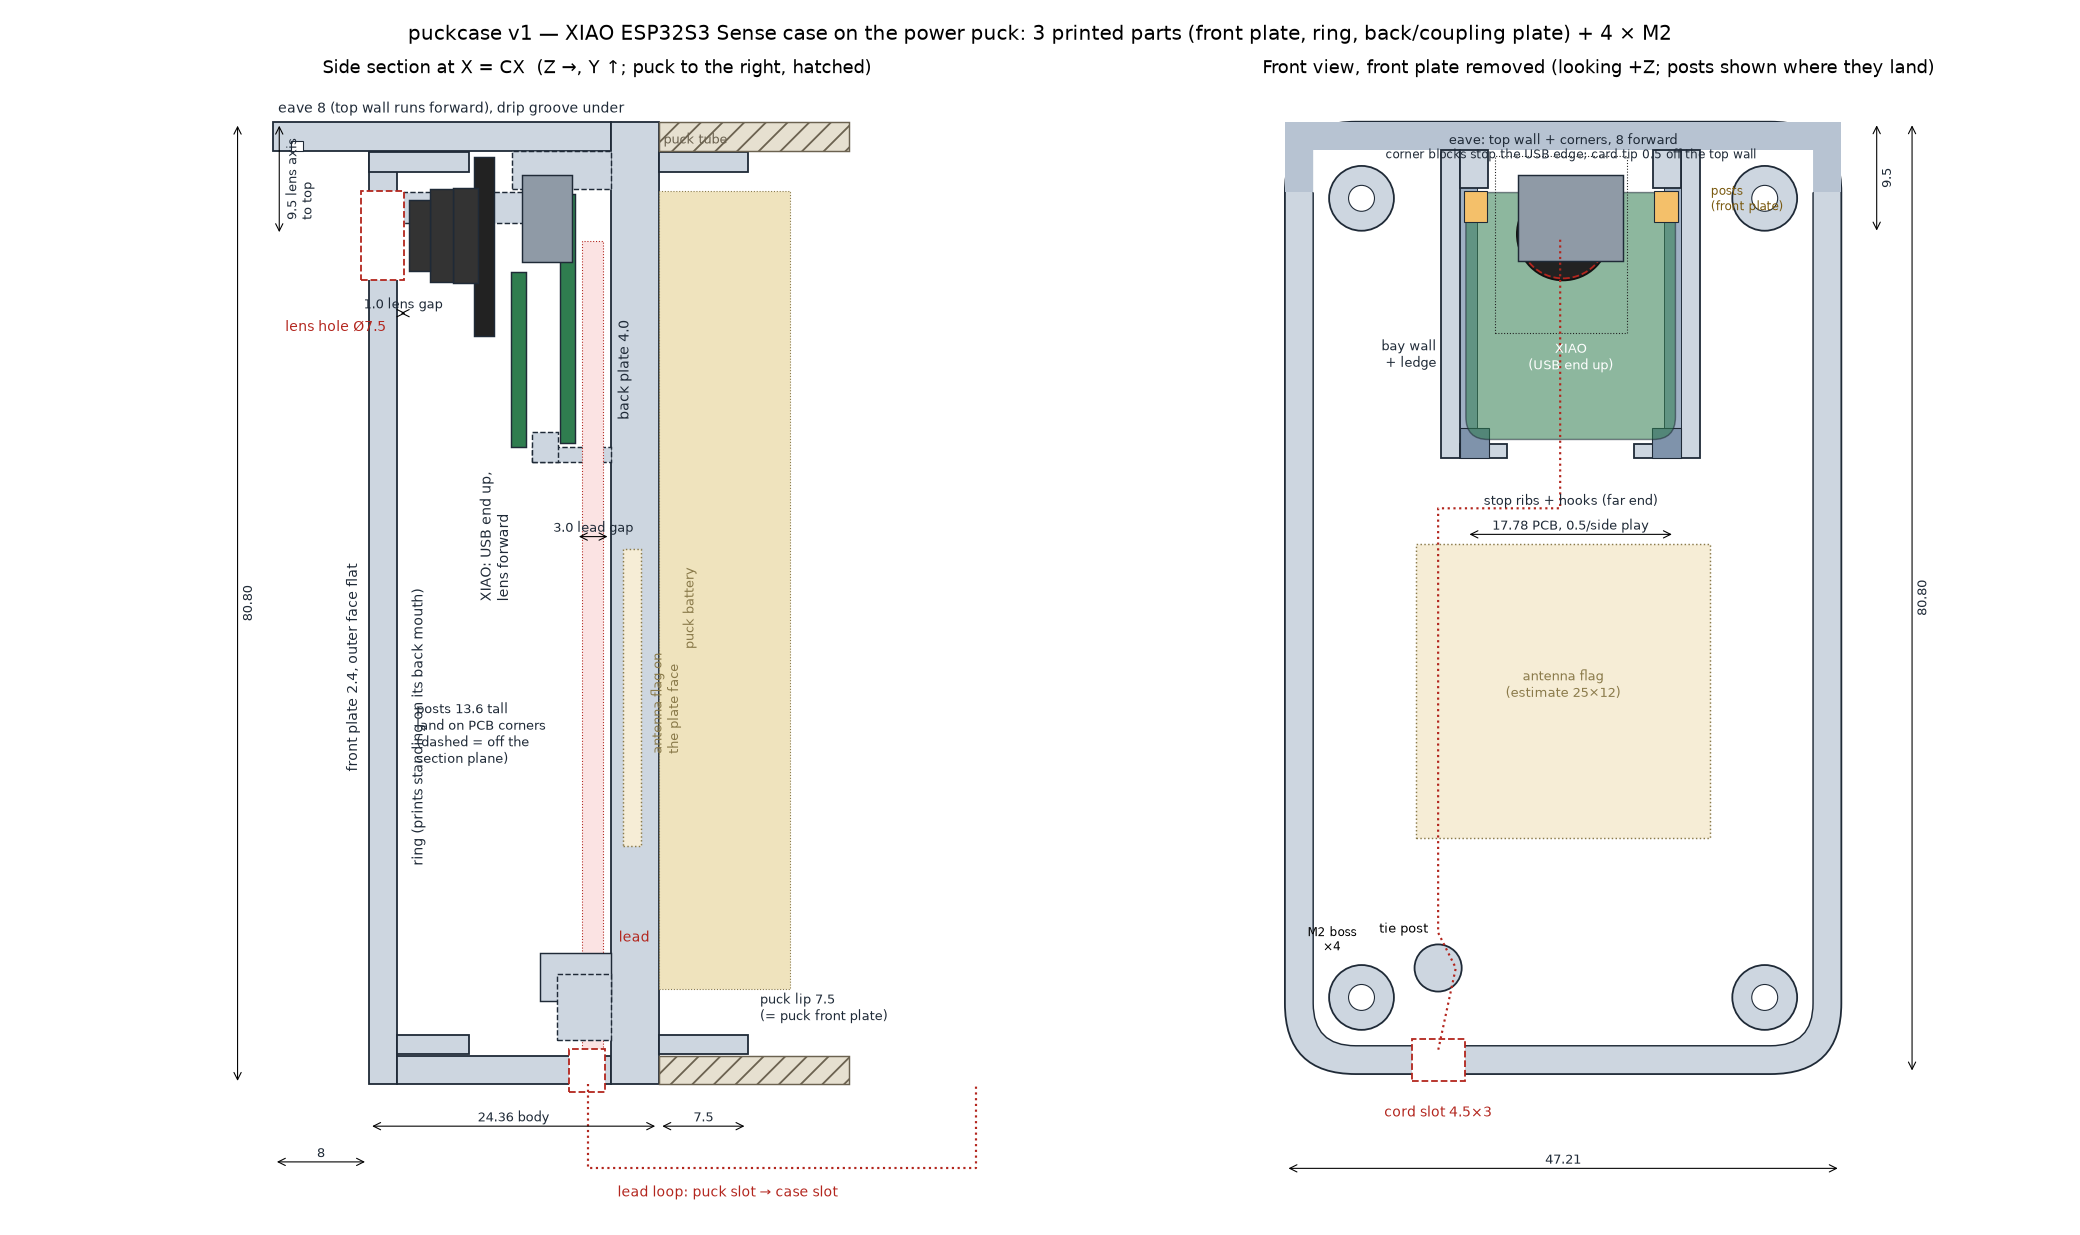

The Python source for this figure:
"""2D contract sketch for puckcase v1: side section at X = CX (Z right, Y up,
puck to the right) and a front view looking into the ring with the front
plate removed.  Drawing only — numbers are the design intent from DESIGN.md.
  ~/.claude/skills/cad/.venv/bin/python sketch_v1.py
"""
import matplotlib
matplotlib.use("Agg")
import matplotlib.pyplot as plt
from matplotlib.patches import Rectangle, Circle, FancyBboxPatch

OUT_W, OUT_H, WALL, R = 47.21, 80.8, 2.4, 6.0
CX = OUT_W / 2
Z_R0, Z_PLATE, Z_BACK, Z_LIP1 = 2.4, 20.36, 24.36, 31.86
EAVE = 8.0
XB0, YB0, ZB0 = 15.355, 74.79, 17.36          # board origin in case frame
LENS_Y = YB0 - 3.53

PRINT = dict(fc="#cdd6e0", ec="#1f2a37", lw=1.0)
PUCK = dict(fc="#e6e0d0", ec="#6b6250", lw=0.8, hatch="//")
PART = dict(ec="#1f2a37", lw=0.8)
L = dict(fontsize=8, color="#1f2a37")
RED = dict(fontsize=7.5, color="#b3261e")

def r(a, x0, y0, x1, y1, **kw):
    a.add_patch(Rectangle((x0, y0), x1 - x0, y1 - y0, **kw))

def dim(a, x0, y0, x1, y1, text, off=0.0, vertical=False, **kw):
    kw = dict(dict(fontsize=7, color="#1f2a37"), **kw)
    if vertical:
        a.annotate("", (x0 + off, y0), (x0 + off, y1), arrowprops=dict(arrowstyle="<->", lw=0.6))
        a.text(x0 + off + 0.4, (y0 + y1) / 2, text, va="center", rotation=90, **kw)
    else:
        a.annotate("", (x0, y0 + off), (x1, y0 + off), arrowprops=dict(arrowstyle="<->", lw=0.6))
        a.text((x0 + x1) / 2, y0 + off + 0.4, text, ha="center", **kw)

fig, (ax, af) = plt.subplots(1, 2, figsize=(16, 9.5), gridspec_kw={"width_ratios": [1.25, 1]})

# ------------------------------------------------------------- side section
a = ax
# front plate (top edge inside the eave: plate only to y 78.25 there)
r(a, 0, 0, 2.4, OUT_H - 2.55, **PRINT)
# front lip 2.4..8.4 (bottom + top)
r(a, 2.4, 2.55, 8.4, 4.15, **PRINT); r(a, 0, OUT_H - 4.15, 8.4, OUT_H - 2.55, **PRINT)
# ring walls bottom/top, top wall runs forward as the eave
r(a, 2.4, 0, Z_PLATE, 2.4, **PRINT)
r(a, -EAVE, OUT_H - 2.4, Z_PLATE, OUT_H, **PRINT)
r(a, -EAVE + 1.5, OUT_H - 2.4, -EAVE + 2.5, OUT_H - 1.6, fc="white", ec="#1f2a37", lw=0.6)   # drip groove
# back plate + puck lip
r(a, Z_PLATE, 0, Z_BACK, OUT_H, **PRINT)
r(a, Z_BACK, 2.55, Z_LIP1, 4.15, **PRINT); r(a, Z_BACK, OUT_H - 4.15, Z_LIP1, OUT_H - 2.55, **PRINT)
# puck tube (context)
r(a, Z_BACK, 0, Z_BACK + 16, 2.4, **PUCK); r(a, Z_BACK, OUT_H - 2.4, Z_BACK + 16, OUT_H, **PUCK)
r(a, Z_BACK, 8.0, Z_BACK + 11, 75.0, fc="#efe3bd", ec="#8a7a4a", lw=0.6, ls=":")   # puck battery
# bay features at the section plane: corner blocks / stop rib are off-plane; show ledge/hook zone dashed
r(a, 12.0, YB0 + 0.4, Z_PLATE, OUT_H - 2.4, fc="#cdd6e0", ec="#1f2a37", lw=0.8, ls="--")       # corner block (off-plane)
r(a, 13.73, YB0 - 22.5, Z_PLATE, YB0 - 21.3, fc="#cdd6e0", ec="#1f2a37", lw=0.8, ls="--")       # stop rib (off-plane)
r(a, 13.73, YB0 - 22.5, 15.91, YB0 - 20.0, fc="#cdd6e0", ec="#1f2a37", lw=0.8, ls="--")         # hook (off-plane)
r(a, 2.4, YB0 - 2.5, 16.01, YB0 + 0.1, fc="#cdd6e0", ec="#1f2a37", lw=0.8, ls="--")             # post (off-plane)
# board
r(a, ZB0 - 1.25, YB0 - 20.95, ZB0, YB0, fc="#2f7d4f", **PART)                       # base PCB
r(a, ZB0 - 5.43, YB0 - 21.25, ZB0 - 4.18, YB0 - 6.57, fc="#2f7d4f", **PART)         # expansion PCB
r(a, ZB0 - 4.46, YB0 + 1.53, ZB0 - 0.26, YB0 - 5.77, fc="#8f9aa6", **PART)          # USB-C shell
r(a, ZB0 - 8.5, YB0 + 3.11, ZB0 - 6.85, YB0 - 11.95, fc="#222", **PART)             # microSD card
r(a, ZB0 - 10.3, YB0 + 0.47, ZB0 - 8.2, YB0 - 7.53, fc="#333", **PART)              # camera head
r(a, ZB0 - 12.2, LENS_Y - 3.92, ZB0 - 10.3, LENS_Y + 3.92, fc="#333", **PART)       # barrel
r(a, ZB0 - 13.96, LENS_Y - 3.0, ZB0 - 12.2, LENS_Y + 3.0, fc="#333", **PART)        # tip
r(a, -0.6, LENS_Y - 3.75, 2.4 + 0.6, LENS_Y + 3.75, fc="white", ec="#b3261e", lw=1, ls="--")   # lens hole
# lead: under the board, down the plate, out the slot
r(a, ZB0 + 0.6, 3.0, ZB0 + 2.3, YB0 - 4, fc="#fbe3e3", ec="#b3261e", lw=0.6, ls=":")
r(a, 16.86, -0.6, 19.86, 3.0, fc="white", ec="#b3261e", lw=1, ls="--")                # cord slot
r(a, 14.36, 7.0, Z_PLATE, 11.0, fc="#cdd6e0", ec="#1f2a37", lw=0.8)                   # tie post
r(a, 15.86, 3.75, Z_PLATE, 9.25, fc="#cdd6e0", ec="#1f2a37", lw=0.8, ls="--")         # boss (off-plane)
r(a, Z_PLATE + 1.0, 20, Z_PLATE + 2.5, 45, fc="#f6edd6", ec="#8a7a4a", lw=0.8, ls=":")   # antenna flag
# lead loop under both boxes (schematic)
a.plot([18.4, 18.4, Z_BACK - 2.4 + 29.075, Z_BACK - 2.4 + 29.075], [0, -7, -7, 0], color="#b3261e", lw=1.2, ls=":")
# labels
a.text(-7.6, OUT_H + 0.8, "eave 8 (top wall runs forward), drip groove under", **L)
a.text(-1.9, 35, "front plate 2.4, outer face flat", rotation=90, va="center", **L)
a.text(3.6, 30, "ring (prints standing on its back mouth)", rotation=90, va="center", **L)
a.text(20.9, 60, "back plate 4.0", rotation=90, va="center", **L)
a.text(Z_BACK + 0.4, 79.0, "puck tube", fontsize=7, color="#6b6250")
a.text(Z_BACK + 2, 40, "puck battery", rotation=90, va="center", fontsize=7, color="#8a7a4a")
a.text(Z_BACK + 8.5, 5.4, "puck lip 7.5\n(= puck front plate)", fontsize=7, color="#1f2a37")
a.text(9.2, 46, "XIAO: USB end up,\nlens forward", rotation=90, va="center", **L)
a.text(4.0, 27, "posts 13.6 tall\nland on PCB corners\n(dashed = off the\nsection plane)", fontsize=7, color="#1f2a37")
a.text(21.0, 12, "lead", **RED); a.text(20.9, -9.4, "lead loop: puck slot → case slot", **RED)
a.text(-7, LENS_Y - 8, "lens hole Ø7.5", **RED)
a.text(Z_PLATE + 3.2, 32, "antenna flag on\nthe plate face", rotation=90, va="center", fontsize=7, color="#8a7a4a")
dim(a, 0, -3.5, Z_BACK, -3.5, "24.36 body", off=0)
dim(a, -EAVE, -6.5, 0, -6.5, "8", off=0)
dim(a, Z_BACK, -3.5, Z_LIP1, -3.5, "7.5", off=0)
dim(a, ZB0, 46, ZB0 + 3.0, 46, "3.0 lead gap", off=0)
dim(a, 2.4, LENS_Y - 6.5, 3.4, LENS_Y - 6.5, "1.0 lens gap", off=0)
dim(a, -11, 0, -11, OUT_H, "80.80", vertical=True)
dim(a, -EAVE + 0.5, LENS_Y, -EAVE + 0.5, OUT_H, "9.5 lens axis\nto top", vertical=True)
a.set_xlim(-16, Z_BACK + 30); a.set_ylim(-11, 84); a.set_aspect("equal"); a.axis("off")
a.set_title("Side section at X = CX  (Z →, Y ↑; puck to the right, hatched)", fontsize=10)

# ------------------------------------------------------------- front view
a = af
def rr(a, x0, y0, x1, y1, rad, **kw):
    a.add_patch(FancyBboxPatch((x0 + rad, y0 + rad), x1 - x0 - 2 * rad, y1 - y0 - 2 * rad,
                               boxstyle=f"round,pad={rad}", **kw))
rr(a, 0, 0, OUT_W, OUT_H, R, **PRINT)
rr(a, WALL, WALL, OUT_W - WALL, OUT_H - WALL, R - WALL, fc="white", ec="#1f2a37", lw=0.8)
r(a, 0, OUT_H - R, OUT_W, OUT_H, fc="#b7c3d2", ec="none")            # eave footprint (full width above y 74.8)
rr(a, WALL, OUT_H - R, OUT_W - WALL, OUT_H - WALL, 0.01, fc="white", ec="none")
a.text(CX, OUT_H - 1.9, "eave: top wall + corners, 8 forward", ha="center", fontsize=7, color="#1f2a37")
# bay walls with ledges
for x0 in (XB0 - 0.5 - 1.6, XB0 + 17.78 + 0.5):
    r(a, x0, YB0 - 22.5, x0 + 1.6, OUT_H - WALL, **PRINT)
r(a, XB0 - 0.5, YB0 - 22.5, XB0 + 0.95, OUT_H - WALL, fc="#9fb0c4", ec="#1f2a37", lw=0.5)       # ledge
r(a, XB0 + 17.78 - 0.95, YB0 - 22.5, XB0 + 17.78 + 0.5, OUT_H - WALL, fc="#9fb0c4", ec="#1f2a37", lw=0.5)
# corner blocks, stop ribs, hooks
for (bx0, bx1) in ((XB0 - 0.5, XB0 + 1.9), (XB0 + 17.78 - 1.9, XB0 + 17.78 + 0.5)):
    r(a, bx0, YB0 + 0.4, bx1, OUT_H - WALL, **PRINT)
for (bx0, bx1) in ((XB0 - 0.5, XB0 + 3.5), (XB0 + 17.78 - 3.5, XB0 + 17.78 + 0.5)):
    r(a, bx0, YB0 - 22.5, bx1, YB0 - 21.3, **PRINT)
for (bx0, bx1) in ((XB0 - 0.5, XB0 + 2.0), (XB0 + 17.78 - 2.0, XB0 + 17.78 + 0.5)):
    r(a, bx0, YB0 - 22.5, bx1, YB0 - 20.0, fc="#7f93ab", ec="#1f2a37", lw=0.6)
# board outline, lens, USB, card
rr(a, XB0, YB0 - 20.95, XB0 + 17.78, YB0, 1.9, fc="#2f7d4f", ec="#1f2a37", lw=0.8, alpha=0.55)
a.add_patch(Circle((CX, LENS_Y), 3.92, fc="#222", ec="#111")); a.add_patch(Circle((CX, LENS_Y), 3.75, fc="none", ec="#b3261e", lw=1, ls="--"))
r(a, XB0 + 4.41, YB0 - 5.77, XB0 + 13.35, YB0 + 1.53, fc="#8f9aa6", **PART)
r(a, XB0 + 2.48, YB0 - 11.95, XB0 + 13.66, YB0 + 3.11, fc="none", ec="#222", lw=0.6, ls=":")
# posts (front plate) on the corners
for (bx0, bx1) in ((XB0 - 0.2, XB0 + 1.8), (XB0 + 17.78 - 1.8, XB0 + 17.78 + 0.2)):
    r(a, bx0, YB0 - 2.5, bx1, YB0 + 0.1, fc="#f4c06a", ec="#1f2a37", lw=0.6)
# bosses, slot, post, antenna, lead
for bx, by in ((6.5, 6.5), (OUT_W - 6.5, 6.5), (6.5, OUT_H - 6.5), (OUT_W - 6.5, OUT_H - 6.5)):
    a.add_patch(Circle((bx, by), 2.75, **PRINT)); a.add_patch(Circle((bx, by), 1.1, fc="white", ec="#1f2a37", lw=0.6))
r(a, 13.0 - 2.25, -0.6, 13.0 + 2.25, 3.0, fc="white", ec="#b3261e", lw=1, ls="--")
a.add_patch(Circle((13.0, 9.0), 2.0, **PRINT))
r(a, CX - 12.5, 20, CX + 12.5, 45, fc="#f6edd6", ec="#8a7a4a", lw=0.8, ls=":")
a.plot([XB0 + 8, XB0 + 8, 13.0, 13.0, 14.5, 13.0], [YB0 - 4, 48, 48, 12, 9, 2], color="#b3261e", lw=1.2, ls=":")
# labels
a.text(XB0 + 8.9, YB0 - 26.5, "stop ribs + hooks (far end)", ha="center", fontsize=7, color="#1f2a37")
a.text(XB0 - 2.5, 60, "bay wall\n+ ledge", ha="right", fontsize=7, color="#1f2a37")
a.text(XB0 + 8.9, YB0 + 2.9, "corner blocks stop the USB edge; card tip 0.5 off the top wall", ha="center", fontsize=6.5, color="#1f2a37")
a.text(XB0 + 8.9, YB0 - 15, "XIAO\n(USB end up)", ha="center", fontsize=7, color="white")
a.text(CX, 32, "antenna flag\n(estimate 25×12)", ha="center", fontsize=7, color="#8a7a4a")
a.text(8.0, 12, "tie post", fontsize=7); a.text(13.0, -3.6, "cord slot 4.5×3", ha="center", **RED)
a.text(4, 10.5, "M2 boss\n×4", fontsize=6.5, ha="center")
a.text(XB0 + 17.78 + 3, YB0 - 1.5, "posts\n(front plate)", fontsize=6.5, color="#7a5a10")
dim(a, XB0, YB0 - 24.5, XB0 + 17.78, YB0 - 24.5, "17.78 PCB, 0.5/side play", off=-4.5)
dim(a, 0, -8, OUT_W, -8, "47.21", off=0)
dim(a, OUT_W + 3, LENS_Y, OUT_W + 3, OUT_H, "9.5", vertical=True)
dim(a, OUT_W + 6, 0, OUT_W + 6, OUT_H, "80.80", vertical=True)
a.set_xlim(-6, OUT_W + 12); a.set_ylim(-12, 84); a.set_aspect("equal"); a.axis("off")
a.set_title("Front view, front plate removed (looking +Z; posts shown where they land)", fontsize=10)

fig.suptitle("puckcase v1 — XIAO ESP32S3 Sense case on the power puck: 3 printed parts (front plate, ring, back/coupling plate) + 4 × M2", fontsize=11)
fig.tight_layout()
fig.savefig("sketch_v1.png", dpi=130)
print("ok")
